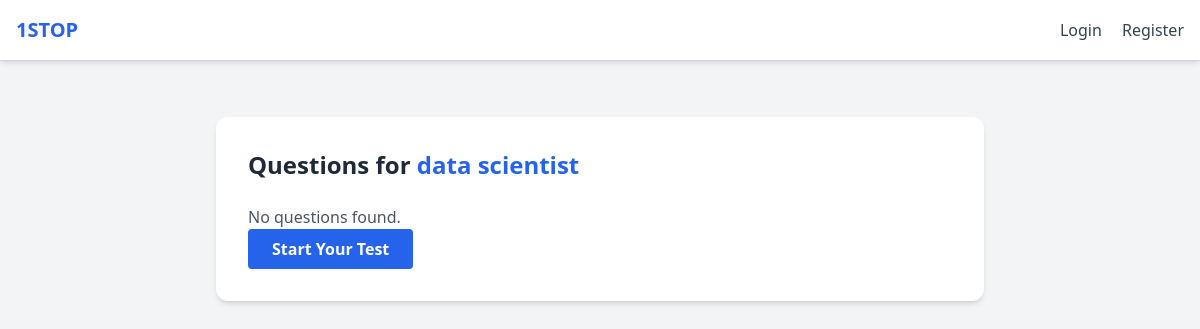
Page /competency/questions/data scientist/ on the earlier database version.
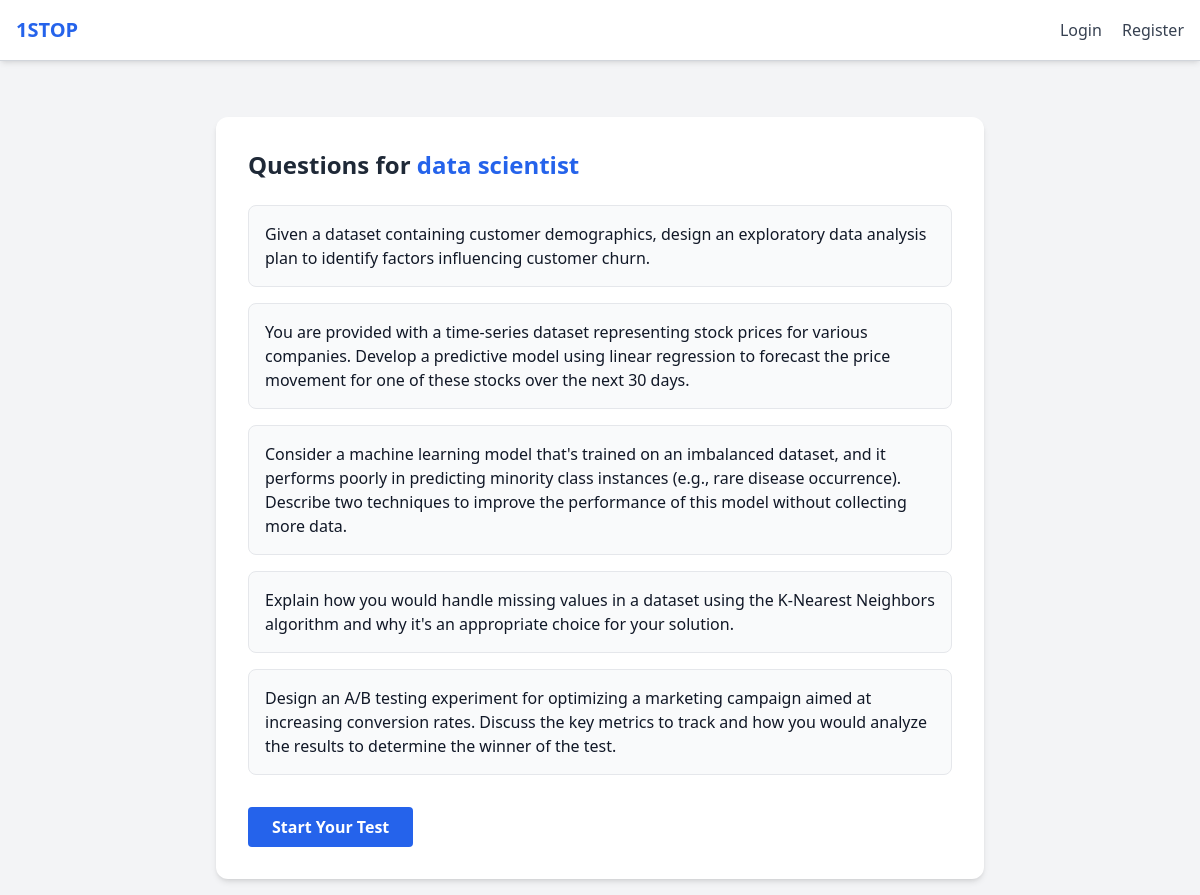
Same page on the later database version.
### competency/models.py (models this page shows, shortened)
class Question(models.Model):
    job_role = models.CharField(max_length=100)
    text = models.TextField()
    difficulty = models.CharField(max_length=20, choices=[('easy', 'Easy'), ('medium', 'Medium'), ('hard', 'Hard')])
    correct_answer = models.TextField(blank=True, null=True)  # Optional if MCQs
    created_at = models.DateTimeField(auto_now_add=True)

### competency/views.py (the view)
# urls.py: path('questions/<str:job_role>/', views.view_questions, name='view_questions'),
def view_questions(request, job_role):
    questions = Question.objects.filter(job_role=job_role)
    return render(request, 'competency/view_questions.html', {'questions': questions, 'job_role': job_role})

### templates/competency/view_questions.html (shortened to what this page needs)
{% extends 'base.html' %}
{% block content %}
<div class="max-w-3xl mx-auto bg-white p-8 mt-10 rounded-xl shadow-md">
  <h2 class="text-2xl font-semibold text-gray-800 mb-6">
    Questions for <span class="text-blue-600">{{ job_role }}</span>
  </h2>
  {% if questions %}
    <ul class="space-y-4 mb-8">
      {% for q in questions %}
        <li class="p-4 border rounded-lg bg-gray-50">
          <p class="font-medium text-gray-900">{{ q.text }}</p>
        </li>
      {% endfor %}
    </ul>
  {% else %}
    <p class="text-gray-600">No questions found.</p>
  {% endif %}
  <form action="{% url 'start_test' job_role=job_role|urlencode %}" method="post">
    <button type="submit" class="bg-blue-600 text-white font-semibold px-6 py-2 rounded hover:bg-blue-700 transition duration-200">
      Start Your Test
    </button>
  </form>
</div>
{% endblock %}

### templates/base.html (shortened to what this page needs)
<!DOCTYPE html>
<html>
<head>
  <script src="https://cdn.tailwindcss.com"></script>
</head>
<body class="bg-gray-100 font-sans">
  <nav class="bg-white shadow-md">
    <div class="max-w-7xl mx-auto px-4 py-4 flex items-center justify-between">
      <div class="text-xl font-bold text-blue-600">
        <a href="{% url 'dashboard' %}" class="">1STOP</a>
      </div>
      <div class="space-x-4">
        {% if user.is_authenticated %}
          <a href="{% url 'logout' %}" class="text-gray-700 hover:text-blue-600 font-medium">Logout</a>
          <a href="{% url 'view_profile' %}" class="text-gray-700 hover:text-blue-600 font-medium">Profile</a>
        {% else %}
          <a href="{% url 'login' %}" class="text-gray-700 hover:text-blue-600 font-medium">Login</a>
          <a href="{% url 'register' %}" class="text-gray-700 hover:text-blue-600 font-medium">Register</a>
        {% endif %}
      </div>
    </div>
  </nav>
  <hr class="border-gray-300">
  <div class="max-w-7xl mx-auto p-4">
    {% block content %}{% endblock %}
  </div>
</body>
</html>

Differences in the rows shown:
added Question: text "Given a dataset containing customer demographics, design an exploratory data analysis plan to identify factors influencing customer churn."
added Question: text "You are provided with a time-series dataset representing stock prices for various companies. Develop a predictive model using linear regression to forecast the price movement for one of these stocks over the next 30 days."
added Question: text "Consider a machine learning model that's trained on an imbalanced dataset, and it performs poorly in predicting minority class instances (e.g., rare disease occurrence). Describe two techniques to improve the performance of this model without collecting more data."
added Question: text "Explain how you would handle missing values in a dataset using the K-Nearest Neighbors algorithm and why it's an appropriate choice for your solution."
added Question: text "Design an A/B testing experiment for optimizing a marketing campaign aimed at increasing conversion rates. Discuss the key metrics to track and how you would analyze the results to determine the winner of the test."
Other differences:
text no longer shown: "No questions found."
